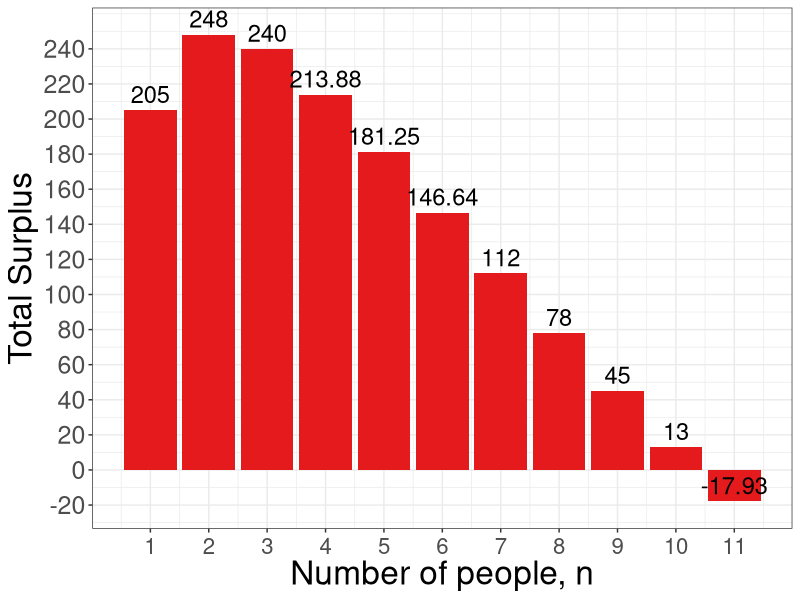
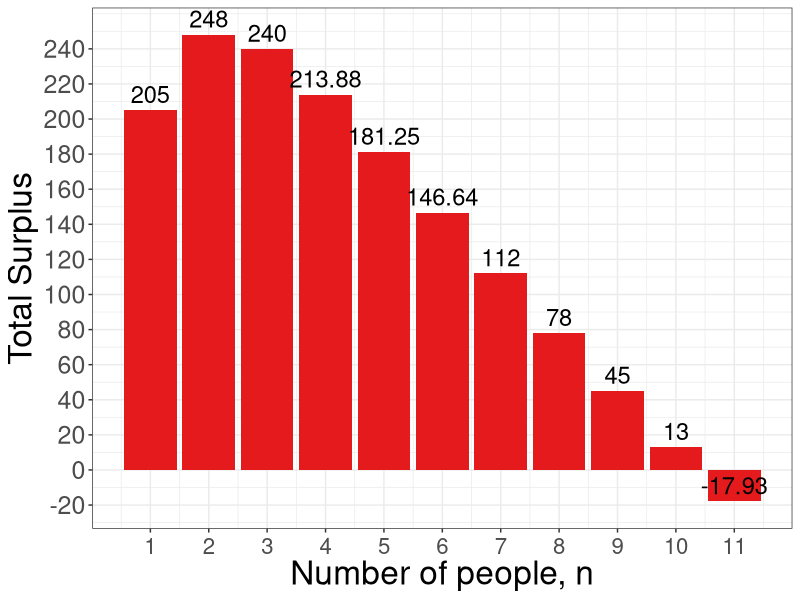

Source code (R) for these figures, in order:
library(tidyverse)
par(mar =  c(12, 12, 4, 4))
x <- c(11:1)
utility <- c(18.37,21.30,25.00, 29.75, 36.00, 44.44,56.25, 73.47, 100.00, 144.00,225.00)
df <- tibble(x,utility)
df <- 
  df %>% 
  mutate(totw = x * utility, 
         totfallback = x * 20, 
         netw = totw - totfallback)

plot1 <- df %>% 
  ggplot(aes(x = x, y = netw)) +
  geom_bar(stat = "identity", position = position_dodge(), fill = "#e41a1c" ) + 
  geom_text(aes(x=x,y=netw,label=netw), vjust = -0.4, cex = 6) + 
  #geom_segment(aes(x=0.5, xend=11.5, y=20, yend=20), linetype=2) + 
  #geom_text(aes(x = point, y = Utility, label = Utility)) +
  #scale_x_discrete(labels = xaxislabs) + 
  scale_x_continuous(breaks = seq(0,11,1)) +
  scale_y_continuous(breaks = seq(-20,250,20),
                     labels = seq(-20,250,20),
                     limits = c(-20,250)) +
  scale_fill_manual(values=c("#e41a1c")) + 
  theme_bw() + 
  ylab("Total Surplus") + 
  xlab("Number of people, n") + 
  #annotate("text", x = 11, y = 30, label = "Fallback position = 20") + 
  theme(
    axis.title = element_text(size = 24),
    axis.title.y = element_text(size = 24),
    axis.text.y = element_text(size = 18),
    #legend.title = element_text(size = 16),
    legend.text = element_text(size = 18),
    legend.title = element_text(size = 18),
    axis.text.x  = element_text(vjust = 0.5, size = 16))
plot1 

ggsave("coordination_failures/NE_bargraph_totalsurplus.pdf", plot1, width = 11, height = 7)
